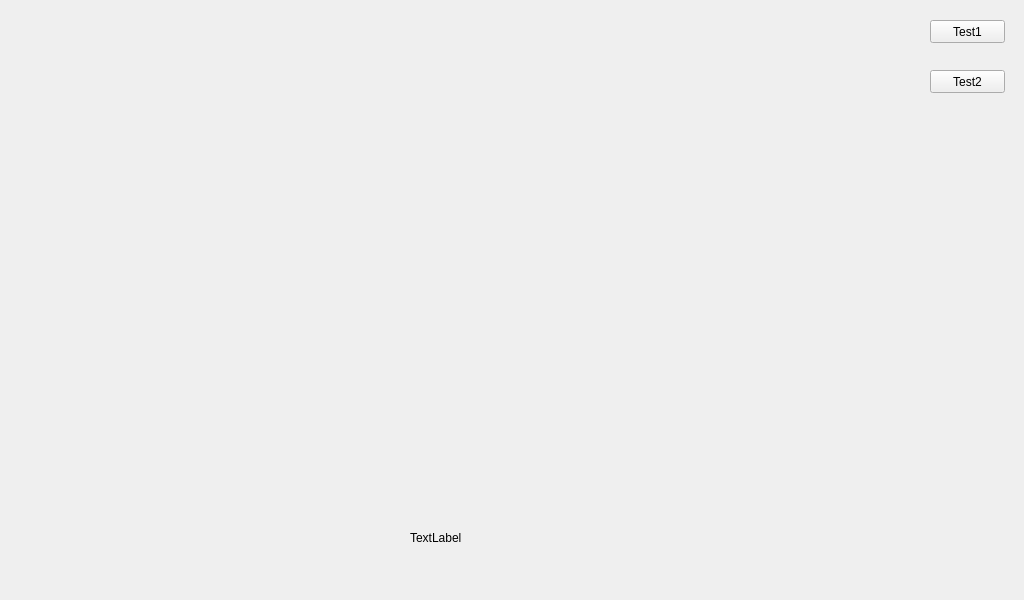
<?xml version="1.0" encoding="UTF-8"?>
<ui version="4.0">
 <class>frmConfigDevice</class>
 <widget class="QWidget" name="frmConfigDevice">
  <property name="geometry">
   <rect>
    <x>0</x>
    <y>0</y>
    <width>1024</width>
    <height>600</height>
   </rect>
  </property>
  <property name="windowTitle">
   <string>Form</string>
  </property>
  <widget class="QPushButton" name="btnTest1">
   <property name="geometry">
    <rect>
     <x>930</x>
     <y>20</y>
     <width>75</width>
     <height>23</height>
    </rect>
   </property>
   <property name="text">
    <string>Test1</string>
   </property>
  </widget>
  <widget class="QPushButton" name="btnTest2">
   <property name="geometry">
    <rect>
     <x>930</x>
     <y>70</y>
     <width>75</width>
     <height>23</height>
    </rect>
   </property>
   <property name="text">
    <string>Test2</string>
   </property>
  </widget>
  <widget class="QLabel" name="labTip">
   <property name="geometry">
    <rect>
     <x>410</x>
     <y>530</y>
     <width>251</width>
     <height>16</height>
    </rect>
   </property>
   <property name="text">
    <string>TextLabel</string>
   </property>
  </widget>
 </widget>
 <resources/>
 <connections/>
</ui>
